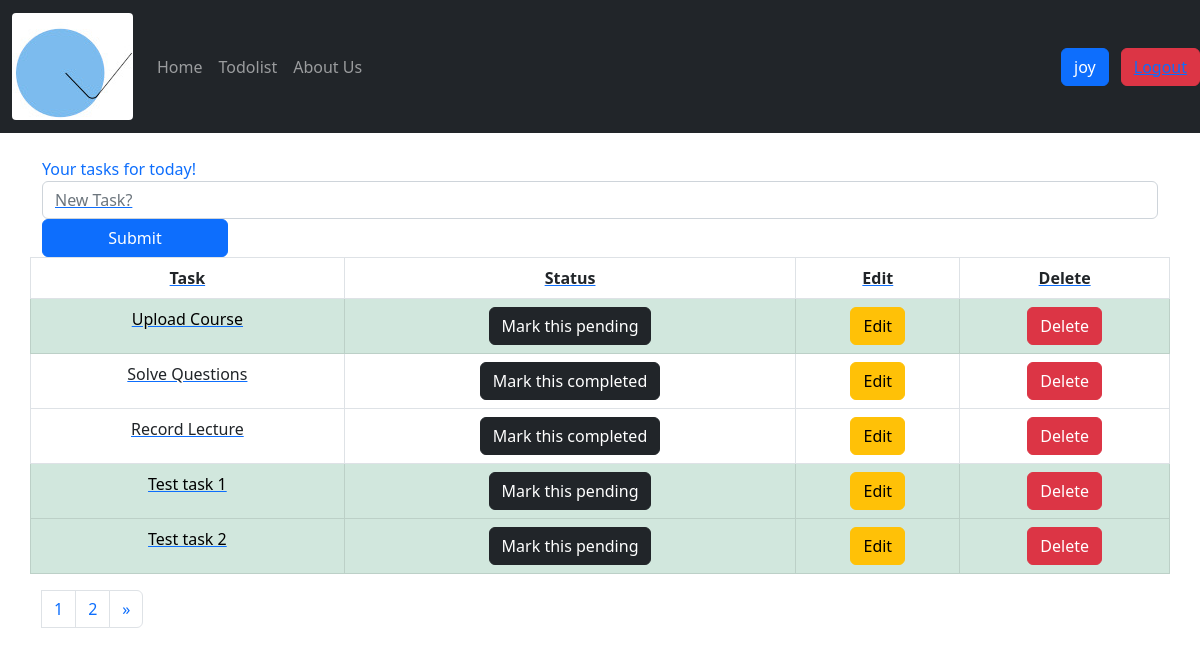
Page /task/ (signed in) on the earlier database version.
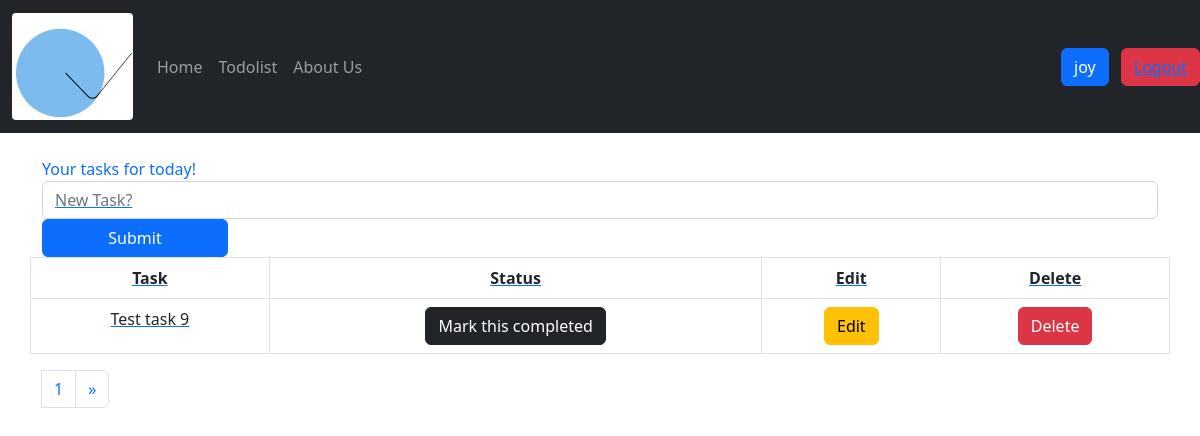
Same page on the later database version.
### todolist/models.py (models this page shows, shortened)
class TaskList(models.Model):
    manage=models.ForeignKey(User,on_delete=models.CASCADE)
    task=models.CharField(max_length=300)
    done=models.BooleanField(default=False)

### todolist/views.py (the view)
# urls.py: path('task/',include('todolist.urls')),
@login_required
def todolist(request):
    if request.method == "POST":
        form=TaskForm(request.POST or None)
        if form.is_valid():
            instance=form.save(commit=False)
            instance.manage=request.user
            instance.save()
        messages.success(request,("New Task Added!"))
        return redirect('todolist')
    else:
        all_tasks=TaskList.objects.filter(manage=request.user)
        paginator=Paginator(all_tasks, 5)
        page=request.GET.get('pg')
        all_tasks=paginator.get_page(page)
        return render(request,'todolist.html',{'all_tasks':all_tasks})

### todolist/templates/todolist.html (shortened to what this page needs)
{% extends 'base.html' %}
{% block content %}
      <div class="container">
        <div class="row">
          <form method="POST" class="row">
            <div class="form-group">
              <label class="col-lg-4">Your tasks for today!</label>
                <input type="text" class="form-control col-lg-6" name="task" placeholder="New Task?">
              <button type="submit" class="btn btn-primary col-lg-2">Submit</button>
          </form>
        </div>
        <div class="row">
          <table class="table table-bordered text-center">
            <thead class="thread-dark">
                <tr>
                    <th>Task</th>
                    <th>Status</th>
                    <th>Edit</th>
                    <th>Delete</th>
                </tr>
            </thead>
                <tbody>
                    {% if all_tasks %}
                        {% for obj in all_tasks %}
                            {% if obj.done %}
                                <tr class="table-success">
                                    <td>{{obj.task}}</td>
                                    <td><a href="{% url 'pending_task' obj.id %}"><button type="button" class="btn btn-dark">Mark this pending</button></a></td>
                                    <td><a href="{% url 'edit_task' obj.id %}"><button type="button" class="btn btn-warning">Edit</button></a></td>
                                    <td><a href="{% url 'delete_task' obj.id %}"><button type="button" class="btn btn-danger">Delete</button></a></td>
                                </tr>
                            {% else %}
                                <tr>
                                    <td>{{obj.task}}</td>
                                    <td><a href="{% url 'complete_task' obj.id %}"><button type="button" class="btn btn-dark">Mark this completed</button></a></td>
                                    <td><a href="{% url 'edit_task' obj.id %}"><button type="button" class="btn btn-warning">Edit</button></a></td>
                                    <td><a href="{% url 'delete_task' obj.id %}"><button type="button" class="btn btn-danger">Delete</button></a></td>
                                </tr>
                            {% endif %}
                        {% endfor %}
                    {% endif %}
                </tbody>
            </table>
          </div>
          <div class="row">
              <nav aria-label="Page navigation example">
                <ul class="pagination">
                  <li class="page-item"><a class="page-link" href="?pg={{ all_tasks.number }}">{{ all_tasks.number}}</a></li>
                  <li class="page-item">
                    {% if all_tasks.has_next %}
                    <a class="page-link" href="?pg={{ all_tasks.next_page_number }}" aria-label="Next">
                      <span aria-hidden="true">{{ all_tasks.next_page_number }}</span>
                    </a>
                    {% endif %}
                  </li>
                  <li class="page-item">
                    <a class="page-link" href="?pg={{ all_tasks.paginator.num_pages }}" aria-label="Next">
                      <span aria-hidden="true">&raquo;</span>
                    </a>
                  </li>
                </ul>
              </nav>
            </div>
    </div>
{% endblock content %}

Differences in the rows shown:
no longer on this page (row edited): TaskList: task "Upload Course"
removed TaskList: task "Solve Questions"
removed TaskList: task "Record Lecture"
removed TaskList: task "Test task 1"
removed TaskList: task "Test task 2"
added TaskList: task "Test task 9"
Other differences:
{{ all_tasks.next_page_number }}: "2" → (not shown)
